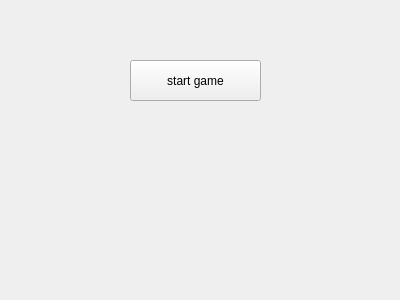
<?xml version="1.0" encoding="UTF-8"?>
<ui version="4.0">
 <class>MainWidget</class>
 <widget class="QWidget" name="MainWidget">
  <property name="geometry">
   <rect>
    <x>0</x>
    <y>0</y>
    <width>400</width>
    <height>300</height>
   </rect>
  </property>
  <property name="windowTitle">
   <string>Form</string>
  </property>
  <widget class="QPushButton" name="pushButton">
   <property name="geometry">
    <rect>
     <x>130</x>
     <y>60</y>
     <width>131</width>
     <height>41</height>
    </rect>
   </property>
   <property name="text">
    <string>start game</string>
   </property>
  </widget>
 </widget>
 <resources/>
 <connections/>
</ui>
